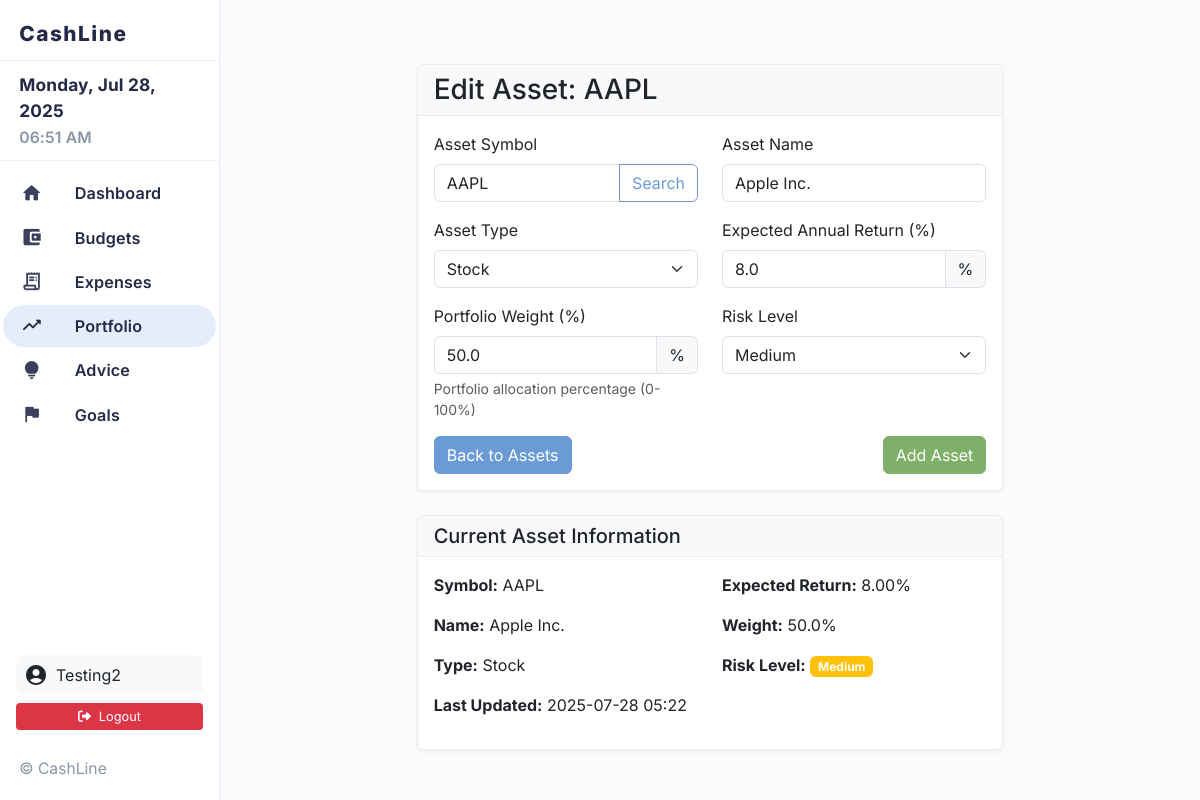
Page /portfolio/allocation/edit/2 (signed in) on the committed database.
### models.py (models this page shows, shortened)
class User(UserMixin, db.Model):
    id = db.Column(db.Integer, primary_key=True)
    username = db.Column(db.String(80), unique=True, nullable=False)
    email = db.Column(db.String(120), unique=True, nullable=False)
    password_hash = db.Column(db.String(255), nullable=False)
    created_at = db.Column(db.DateTime, default=datetime.utcnow)
    budgets = db.relationship('Budget', backref='user', lazy=True, cascade='all, delete-orphan')
    expenses = db.relationship('Expense', backref='user', lazy=True, cascade='all, delete-orphan')
    investments = db.relationship('Investment', backref='user', lazy=True, cascade='all, delete-orphan')
    goals = db.relationship('Goal', backref='user', lazy=True, cascade='all, delete-orphan')
    profile = db.relationship('UserProfile', backref='user', uselist=False, cascade='all, delete-orphan')
    retirement_plans = db.relationship('RetirementPlan', backref='user', lazy=True, cascade='all, delete-orphan')

class Asset(db.Model):
    id = db.Column(db.Integer, primary_key=True)
    user_id = db.Column(db.Integer, db.ForeignKey('user.id'), nullable=False)
    symbol = db.Column(db.String(10), nullable=False)
    name = db.Column(db.String(100), nullable=False)
    asset_type = db.Column(db.String(20), nullable=False)  # Stock, Bond, ETF, Mutual Fund, etc.
    expected_return = db.Column(db.Float, nullable=False)
    weight = db.Column(db.Float, nullable=False)  # Percentage allocation (0-100)
    risk_level = db.Column(db.String(20), nullable=False)  # Low, Medium, High
    created_at = db.Column(db.DateTime, default=datetime.utcnow)
    updated_at = db.Column(db.DateTime, default=datetime.utcnow, onupdate=datetime.utcnow)

### app.py (the view)
    @app.route('/portfolio/allocation/edit/<int:asset_id>', methods=['GET', 'POST'])
    @login_required
    def edit_asset(asset_id):
        asset = Asset.query.get_or_404(asset_id)
        if asset.user_id != current_user.id:
            flash('Access denied.', 'error')
            return redirect(url_for('asset_allocation'))
        form = AssetForm()
        if form.validate_on_submit():
            if not form.expected_return.data or form.expected_return.data == 0:
                form.expected_return.data = get_enhanced_expected_return(
                    form.symbol.data
                )
            if not form.risk_level.data:
                form.risk_level.data = get_enhanced_risk_level(
                    form.symbol.data
                )
            existing_weight = sum(a.weight for a in Asset.query.filter_by(user_id=current_user.id).all() if a.id != asset_id)
            if existing_weight + form.weight.data > 100:
                flash('Total portfolio weight cannot exceed 100%. Current total: {:.1f}%'.format(existing_weight), 'error')
                return render_template('edit_asset.html', form=form, asset=asset)
            asset.symbol = form.symbol.data.upper()
            asset.name = form.name.data
            asset.asset_type = form.asset_type.data
            asset.expected_return = form.expected_return.data
            asset.weight = form.weight.data
            asset.risk_level = form.risk_level.data
            asset.updated_at = datetime.utcnow()
            db.session.commit()
            flash('Asset updated successfully!', 'success')
            return redirect(url_for('asset_allocation'))
        elif request.method == 'GET':
            form.symbol.data = asset.symbol
            form.name.data = asset.name
            form.asset_type.data = asset.asset_type
            form.expected_return.data = asset.expected_return
            form.weight.data = asset.weight
            form.risk_level.data = asset.risk_level
        return render_template('edit_asset.html', form=form, asset=asset)

### templates/edit_asset.html (shortened to what this page needs)
{% extends "base.html" %}
{% block content %}
<div class="container mt-4">
    <div class="row justify-content-center">
        <div class="col-md-8">
            <div class="card">
                <div class="card-header">
                    <h3 class="mb-0">Edit Asset: {{ asset.symbol }}</h3>
                </div>
                <div class="card-body">
                    <form method="POST">
                        <div class="row">
                            <div class="col-md-6">
                                <div class="mb-3">
                                    {{ form.symbol.label(class="form-label") }}
                                    <div class="input-group">
                                        {{ form.symbol(class="form-control", id="symbol-input") }}
                                        <button type="button" class="btn btn-outline-secondary" id="search-btn">Search</button>
                                    </div>
                                </div>
                            </div>
                            <div class="col-md-6">
                                <div class="mb-3">
                                    {{ form.name.label(class="form-label") }}
                                    {{ form.name(class="form-control") }}
                                </div>
                            </div>
                        </div>
                        <div class="row">
                            <div class="col-md-6">
                                <div class="mb-3">
                                    {{ form.asset_type.label(class="form-label") }}
                                    {{ form.asset_type(class="form-select") }}
                                </div>
                            </div>
                            <div class="col-md-6">
                                <div class="mb-3">
                                    {{ form.expected_return.label(class="form-label") }}
                                    <div class="input-group">
                                        {{ form.expected_return(class="form-control") }}
                                        <span class="input-group-text">%</span>
                                    </div>
                                </div>
                            </div>
                        </div>
                        <div class="row">
                            <div class="col-md-6">
                                <div class="mb-3">
                                    {{ form.weight.label(class="form-label") }}
                                    <div class="input-group">
                                        {{ form.weight(class="form-control") }}
                                        <span class="input-group-text">%</span>
                                    </div>
                                    <div class="form-text">Portfolio allocation percentage (0-100%)</div>
                                </div>
                            </div>
                            <div class="col-md-6">
                                <div class="mb-3">
                                    {{ form.risk_level.label(class="form-label") }}
                                    {{ form.risk_level(class="form-select") }}
                                </div>
                            </div>
                        </div>
                        <div class="d-flex justify-content-between">
                            <a href="{{ url_for('asset_allocation') }}" class="btn btn-secondary">Back to Assets</a>
                            {{ form.submit(class="btn btn-primary") }}
                        </div>
                    </form>
                </div>
            </div>
            <div class="card mt-4">
                <div class="card-header">
                    <h5 class="mb-0">Current Asset Information</h5>
                </div>
                <div class="card-body">
                    <div class="row">
                        <div class="col-md-6">
                            <p><strong>Symbol:</strong> {{ asset.symbol }}</p>
                            <p><strong>Name:</strong> {{ asset.name }}</p>
                            <p><strong>Type:</strong> {{ asset.asset_type }}</p>
                        </div>
                        <div class="col-md-6">
                            <p><strong>Expected Return:</strong> {{ "%.2f"|format(asset.expected_return) }}%</p>
                            <p><strong>Weight:</strong> {{ "%.1f"|format(asset.weight) }}%</p>
                            <p><strong>Risk Level:</strong>
                                <span class="badge {% if asset.risk_level == 'Low' %}bg-success{% elif asset.risk_level == 'Medium' %}bg-warning{% else %}bg-danger{% endif %}">
                                    {{ asset.risk_level }}
                                </span>
                            </p>
                        </div>
                    </div>
                    <p><strong>Last Updated:</strong> {{ asset.updated_at.strftime('%Y-%m-%d %H:%M') }}</p>
                </div>
            </div>
        </div>
    </div>
</div>
{% endblock %}

### templates/base.html (shortened to what this page needs)
<!DOCTYPE html>
<html lang="en">
<head>
    <link rel="stylesheet" href="https://cdn.jsdelivr.net/npm/bootstrap@5.3.2/dist/css/bootstrap.min.css">
    <link rel="stylesheet" href="https://cdnjs.cloudflare.com/ajax/libs/font-awesome/6.4.2/css/all.min.css">
    <link rel="stylesheet" href="/static/style.css">
</head>
<body style="padding-top:0; margin-top:0;">
<div class="layout-root" style="margin-top:0;">
    <div id="sidebar-wrapper">
        <div class="sidebar-logo">
            <span>CashLine</span>
        </div>
        <div class="sidebar-top">
            <div class="sidebar-date" id="sidebar-date"></div>
            <div class="sidebar-time" id="sidebar-time"></div>
        </div>
        <div class="sidebar-list">
            <a href="{{ url_for('dashboard') }}" class="sidebar-item {% if request.path == url_for('dashboard') %}active{% endif %}">
                <i class="material-icons-round">home</i> <span>Dashboard</span>
            </a>
            <a href="{{ url_for('budget') }}" class="sidebar-item {% if request.path.startswith('/budget') %}active{% endif %}">
                <i class="material-icons-round">account_balance_wallet</i> <span>Budgets</span>
            </a>
            <a href="{{ url_for('expenses') }}" class="sidebar-item {% if request.path.startswith('/expenses') %}active{% endif %}">
                <i class="material-icons-round">receipt_long</i> <span>Expenses</span>
            </a>
            <a href="{{ url_for('portfolio_overview') }}" class="sidebar-item {% if request.path.startswith('/portfolio') %}active{% endif %}">
                <i class="material-icons-round">trending_up</i> <span>Portfolio</span>
            </a>
            <a href="{{ url_for('advice') }}" class="sidebar-item {% if request.path.startswith('/advice') %}active{% endif %}">
                <i class="material-icons-round">lightbulb</i> <span>Advice</span>
            </a>
            <a href="{{ url_for('goals') }}" class="sidebar-item {% if request.path.startswith('/goals') %}active{% endif %}">
                <i class="material-icons-round">flag</i> <span>Goals</span>
            </a>
        </div>
        {% if current_user.is_authenticated %}
        <div class="px-3 my-2">
            <div class="user-info">
                <i class="material-icons-round">account_circle</i>
                <span>{{ current_user.username }}</span>
            </div>
            <a href="{{ url_for('logout') }}" class="logout-btn w-100 d-block text-center">
                <i class="fa-solid fa-sign-out-alt me-2"></i>Logout
            </a>
        </div>
        {% endif %}
        <div class="sidebar-bottom">
            <span>&copy; {{ current_year }} CashLine</span>
        </div>
    </div>
    <main class="main-content">
        {% block content %}{% endblock %}
    </main>
</div>
</body>
</html>

### rows in the picture
User: username "Testing2"
Asset: symbol "AAPL", name "Apple Inc.", asset_type "Stock", expected_return "8.0", weight "50.0", risk_level "Medium", expected_return "8.00", updated_at "2025-07-28 05:22"
